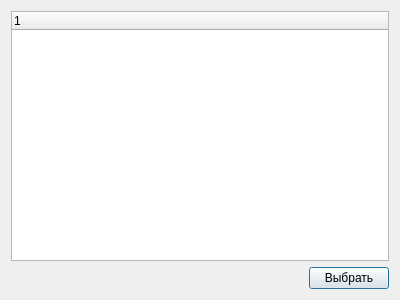
<?xml version="1.0" encoding="UTF-8"?>
<ui version="4.0">
 <class>DateSelector</class>
 <widget class="QDialog" name="DateSelector">
  <property name="geometry">
   <rect>
    <x>0</x>
    <y>0</y>
    <width>400</width>
    <height>300</height>
   </rect>
  </property>
  <property name="windowTitle">
   <string>Выберите даты</string>
  </property>
  <layout class="QHBoxLayout" name="horizontalLayout_2">
   <item>
    <layout class="QVBoxLayout" name="verticalLayout">
     <item>
      <widget class="QTreeWidget" name="datesTreeWidget">
       <column>
        <property name="text">
         <string notr="true">1</string>
        </property>
       </column>
      </widget>
     </item>
     <item>
      <layout class="QHBoxLayout" name="horizontalLayout">
       <item>
        <spacer name="horizontalSpacer">
         <property name="orientation">
          <enum>Qt::Horizontal</enum>
         </property>
         <property name="sizeHint" stdset="0">
          <size>
           <width>40</width>
           <height>20</height>
          </size>
         </property>
        </spacer>
       </item>
       <item>
        <widget class="QPushButton" name="selectPushButton">
         <property name="text">
          <string>Выбрать</string>
         </property>
        </widget>
       </item>
      </layout>
     </item>
    </layout>
   </item>
  </layout>
 </widget>
 <resources/>
 <connections/>
</ui>
